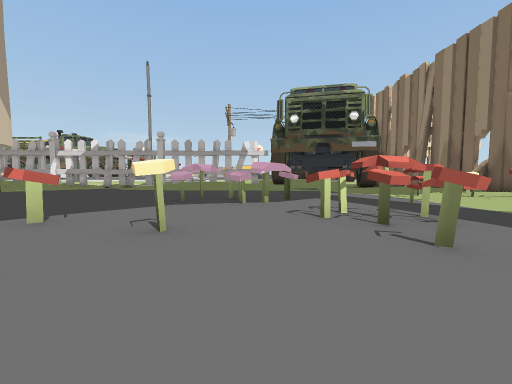
[1] (above)

20 first-person views from a walk through a Unity game level. The camera is 1.5 m above the floor, tilts 4° down and sees 90° across. The floor is counted in squares, 2.25 m on a side. Each view is taken from the middle of a square. On the plan, view 1 faces up. The plan holds only what a view shows up to about 9 squares ahead; the rest is blank. The place goes on beyond the plan. The player is left out.

[2]
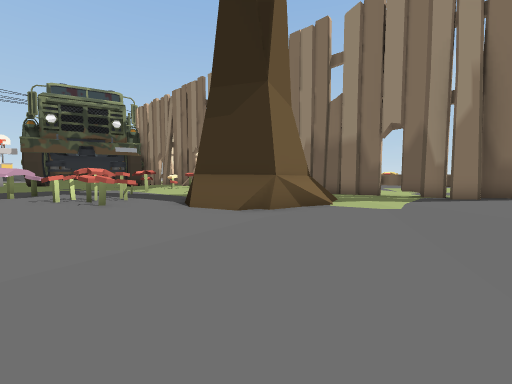

[3]
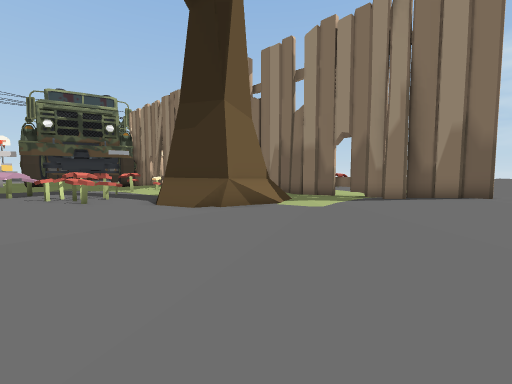

[4]
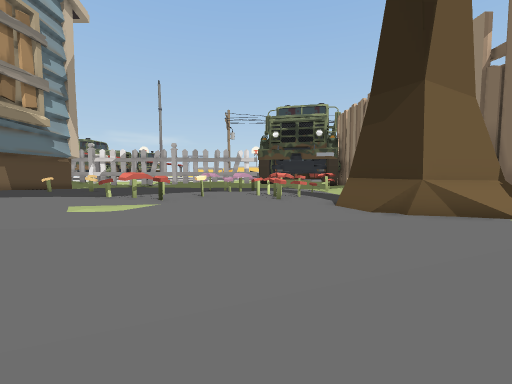

[5]
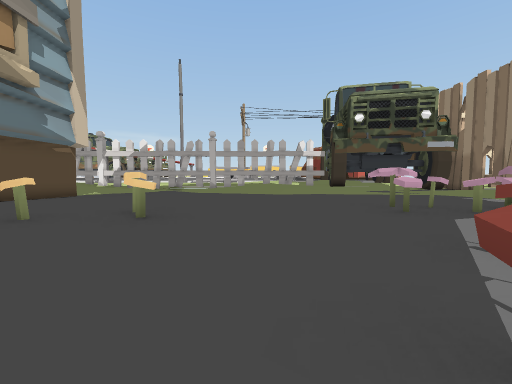

[6]
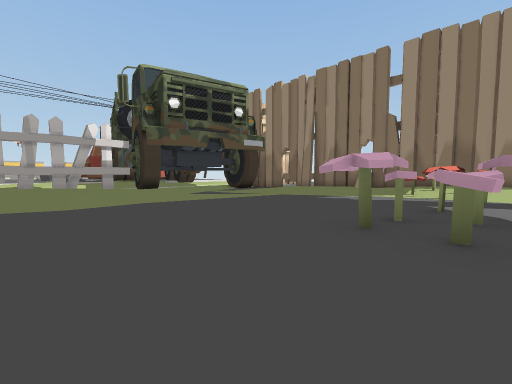

[7]
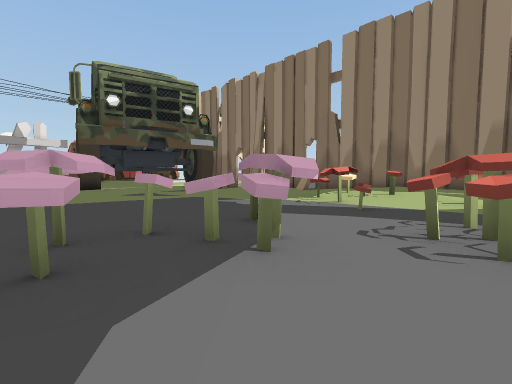

[8]
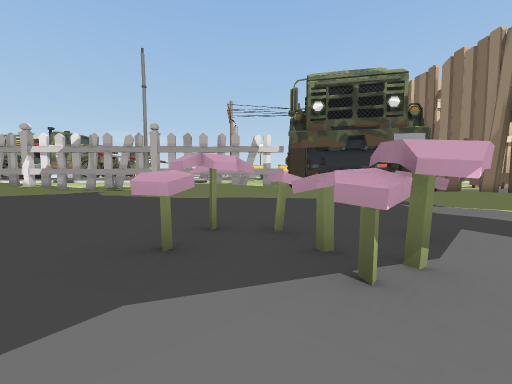

[9]
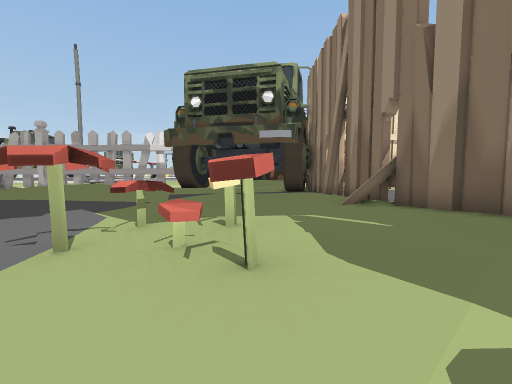

[10]
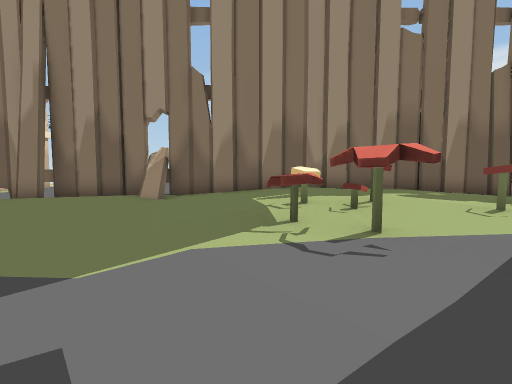

[11]
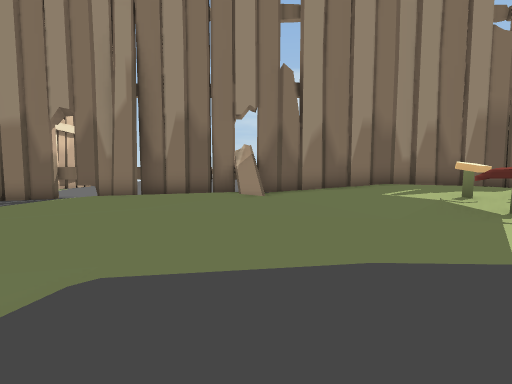

[12]
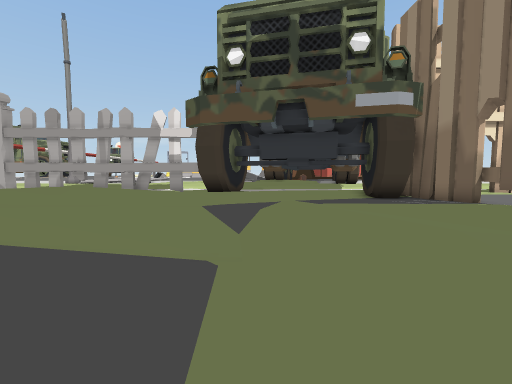

[13]
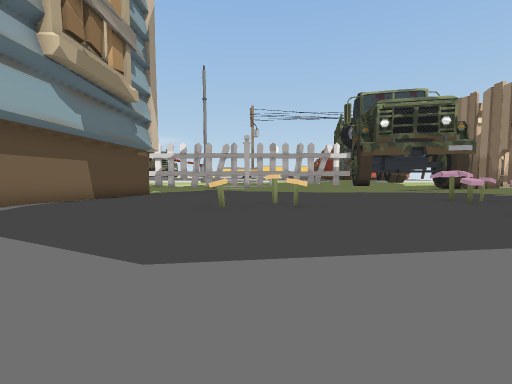

[14]
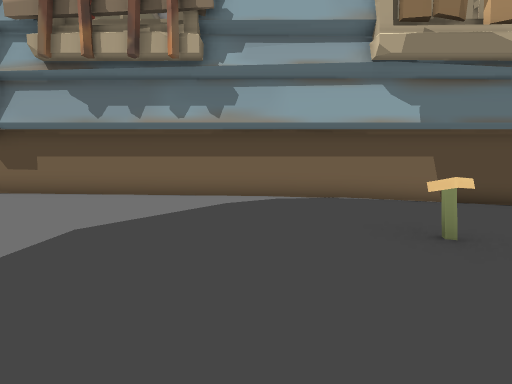

[15]
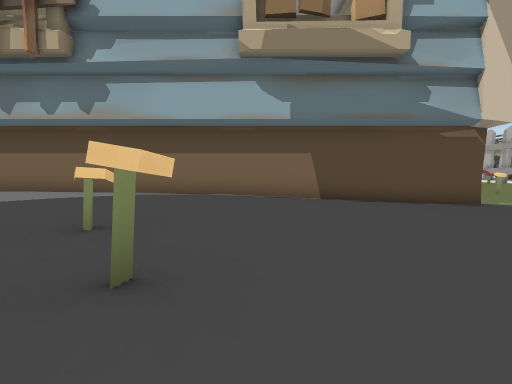

[16]
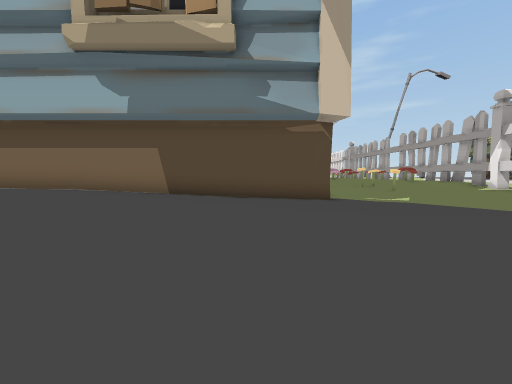

[17]
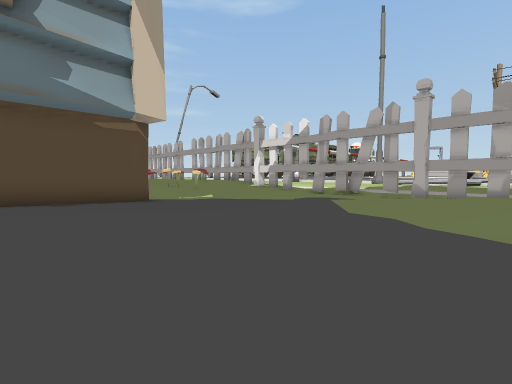

[18]
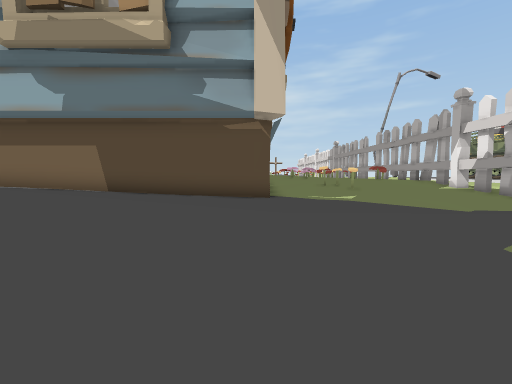

[19]
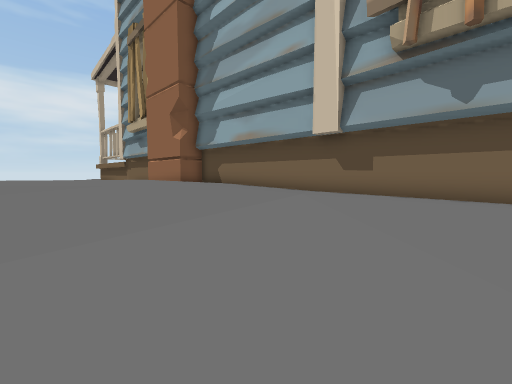

[20]
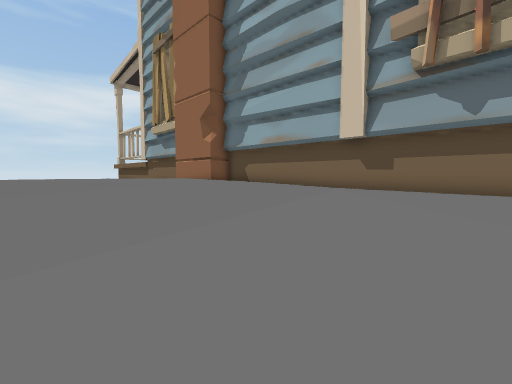

### Floor plan
Key: @ floor where view 1 was taken; # wall or solid block; x gap in a wall; . main floor; : floor 0.25 m higher than the main floor; - floor 0.25 m lower than the main floor; + floor 0.5 m higher than the main floor; _ floor 0.5 m lower than the main floor; * floor 0.75 m higher than the main floor; < floor 0.75 m lower than the main floor; % floor 1 m higher than the main floor; / step, stairs or slope; = window, fence, low wall or low ledge; ^ raised ledge.
Columns run from 15 left of view 1 to 12 right of it. Each row starts with its distance up from view 1.
 20 <<<<  //// ::..///<<<<<<<<#_
 19 <<<<<<//// :..///_<<<<____#_
 18 <<<<<<__///:.///_____/_-//#
 17 <<<_____////..---____----/#
 16 <<______/--....---__----./#
 15 <_________---//.------/-./#
 14 #___-----------------./-./#
 13 #_------------------...../#
 12 #-------------.........../#
 11 #--.......................#
 10 #-..................::////#
  9 #....................::///#
  8 #.:::::::::::##:::..#/^//+#
  7 #:::::::::::::#:#:...=#+**#
  6 #::::::#:::::#:#::...///  #
  5 #:++++#+#:::::::::...#//++#
  4 #+++++++++++++::##^..x///+#
  3 #+++++++++++^+#:::..   ://#
  2 #++++++++++##+::::./#    /#
  1 #++++++++++ ##::::./#     #
  0 #++++++++++++::@::./###/  #
 -1 #+++****+++++::::...////
 -2 #++*****++++:::::........
 -3 #+*****+++++::::::::::::..#
 -4 #+*****+++++ ++::::://////#
 -5 #+*******+++  ++++///////:#
 -6   **********  ++////////++#
 -7    %%%%*****   **********++

Positions as (right, up) in squares from view 1, and headings:
1: (0, 0), facing up
2: (0, -5), facing up-right
3: (0, -7), facing up-right
4: (1, -7), facing up
5: (-5, 1), facing up
6: (-5, 6), facing up-right
7: (-2, 4), facing up-right
8: (-1, 4), facing up
9: (7, 5), facing up
10: (2, 9), facing right
11: (2, 12), facing right
12: (4, 11), facing up
13: (-8, -1), facing up
14: (-6, 3), facing left
15: (-6, 7), facing left
16: (-6, 12), facing left
17: (-6, 11), facing up-left
18: (-6, 14), facing left
19: (-6, -1), facing down-left
20: (-4, -1), facing down-left
